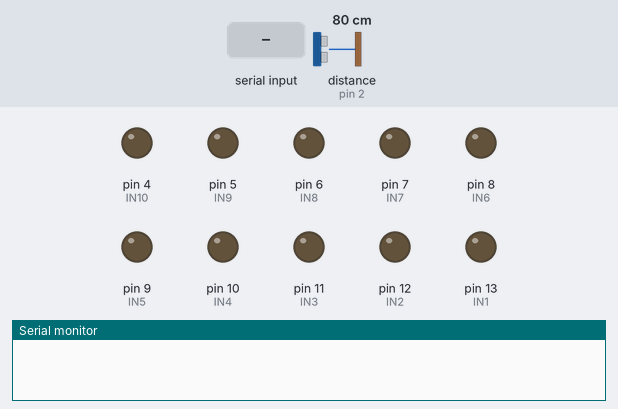
Recording of a sketch running on a simulated Arduino Uno, built with avr-gcc and run on an emulated ATmega328P. Shown: output pins drawn as LEDs (lit = HIGH), the last lines printed to the serial monitor. Dashed ring = blinking. The inputs (shaded band) are chosen by the test bench; at power-on: distance to the obstacle (sensor on pin 2) 80 cm. The echo pulse lasts 58.3 µs per cm; pins used as bus, display or sensor lines are not drawn.

Above: at 1.2 s.
1.3 s: "Corn" received over Serial
At 3.2 s:
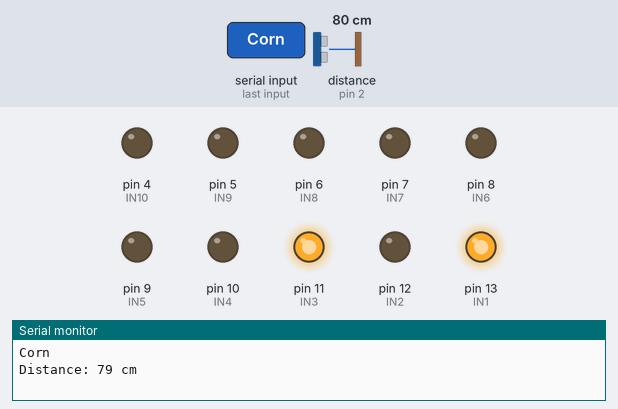
7.3 s: "FORWARD" received over Serial
At 10.2 s:
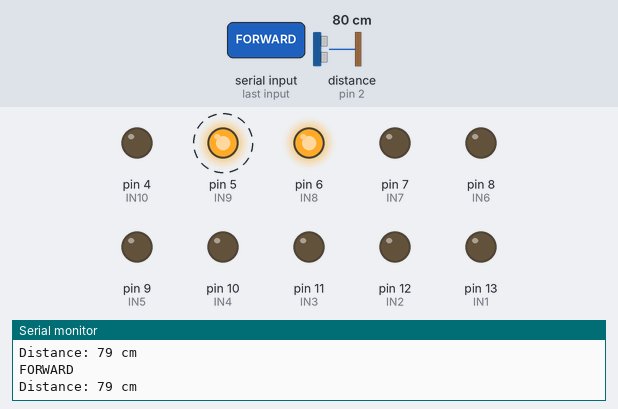
10.3 s: "Sugarcane" received over Serial
At 17.6 s:
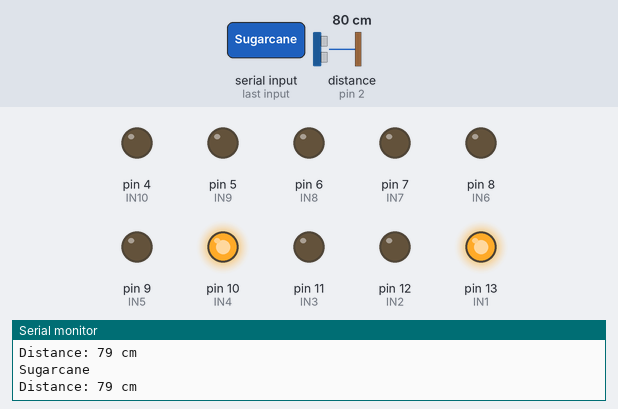
Timing chart, 0 to 19.1 s (numbered marks = the images above; inputs shaded):
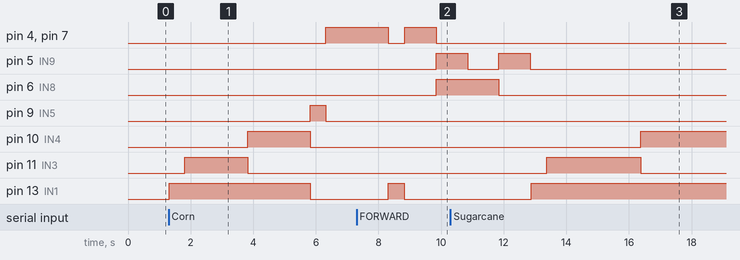

The sketch:

BOT_code.ino
```cpp
#define echoPin 2 // attach pin D2 Arduino to pin Echo of HC-SR04
#define trigPin 3 //attach pin D3 Arduino to pin Trig of HC-SR04
int IN1=13;
int IN2=12;
int IN3=11;
int IN4=10;
int IN5=9;
int IN6=8;
int IN7=7;
int IN8=6;
int IN9=5;
int IN10=4;
String readString;

// defines variables
long duration; // variable for the duration of sound wave travel
int distance; // variable for the distance measurement


void setup()
{
 Serial.begin(9600);
 pinMode(IN1,OUTPUT);
 pinMode(IN2,OUTPUT);
 pinMode(IN3,OUTPUT);
 pinMode(IN4,OUTPUT);
 pinMode(IN5,OUTPUT);
 pinMode(IN6,OUTPUT);
 pinMode(IN7,OUTPUT);
 pinMode(IN8,OUTPUT);
 pinMode(IN9,OUTPUT);
 pinMode(IN10,OUTPUT);
  pinMode(trigPin, OUTPUT); // Sets the trigPin as an OUTPUT
  pinMode(echoPin, INPUT); // Sets the echoPin as an INPUT

  digitalWrite(IN1,LOW);
  digitalWrite(IN2,LOW);
  digitalWrite(IN3,LOW);
  digitalWrite(IN4,LOW);
  digitalWrite(IN5,LOW);
  digitalWrite(IN6,LOW);
  digitalWrite(IN7,LOW);
  digitalWrite(IN8,LOW);
  digitalWrite(IN9,LOW);
  digitalWrite(IN10,LOW);


}
void loop()
{
  while(Serial.available())
  {
   delay(3);
   char c=Serial.read();
   readString+=c;
  }
  if(readString.length()>0)
  {
    Serial.println(readString);

// Clears the trigPin condition in 2 microseconds
  digitalWrite(trigPin, LOW);
  delayMicroseconds(2);
  // Sets the trigPin HIGH (ACTIVE) for 10 microseconds
  digitalWrite(trigPin, HIGH);
  delayMicroseconds(10);
  digitalWrite(trigPin, LOW);
  // Reads the echoPin, returns the sound wave travel time in microseconds
  duration = pulseIn(echoPin, HIGH);
// Calculating the distance
  distance = duration * 0.034 / 2; // Speed of sound wave divided by 2 (go and back)
//  Displays the distance on the Serial Monitor
  Serial.print("Distance: ");
  Serial.print(distance);
  Serial.println(" cm");


if (readString=="Sugarcane" && distance>10)
{

  digitalWrite(IN1,HIGH);
  digitalWrite(IN2,LOW);
  digitalWrite(IN3,LOW);
  digitalWrite(IN4,LOW);
  delay(500);

  digitalWrite(IN1,HIGH);
  digitalWrite(IN2,LOW);
  digitalWrite(IN3,HIGH);
  digitalWrite(IN4,LOW);
  delay(3000);

  digitalWrite(IN1,HIGH);
  digitalWrite(IN2,LOW);
  digitalWrite(IN3,LOW);
  digitalWrite(IN4,HIGH);
  delay(3000);

  digitalWrite(IN1,LOW);
  digitalWrite(IN2,LOW);
  digitalWrite(IN3,LOW);
  digitalWrite(IN4,LOW);

  digitalWrite(IN5,HIGH);
  digitalWrite(IN6,LOW);
  delay(500);

  digitalWrite(IN5,LOW);
  digitalWrite(IN6,LOW);

  digitalWrite(IN7,HIGH);
  digitalWrite(IN8,LOW);
  digitalWrite(IN9,LOW);
  digitalWrite(IN10,HIGH);
  delay(3000);

  digitalWrite(IN7,LOW);
  digitalWrite(IN8,LOW);
  digitalWrite(IN9,LOW);
  digitalWrite(IN10,LOW);

   digitalWrite(IN1,HIGH);
  digitalWrite(IN2,LOW);
  digitalWrite(IN3,LOW);
  digitalWrite(IN4,LOW);
  delay(500);

  digitalWrite(IN1,LOW);
  digitalWrite(IN2,LOW);
  digitalWrite(IN3,LOW);
  digitalWrite(IN4,LOW);
}

else if (readString=="Corn" && distance>10)
{

  digitalWrite(IN1,HIGH);
  digitalWrite(IN2,LOW);
  digitalWrite(IN3,LOW);
  digitalWrite(IN4,LOW);
  delay(500);

  digitalWrite(IN1,HIGH);
  digitalWrite(IN2,LOW);
  digitalWrite(IN3,HIGH);
  digitalWrite(IN4,LOW);
  delay(2000);

  digitalWrite(IN1,HIGH);
  digitalWrite(IN2,LOW);
  digitalWrite(IN3,LOW);
  digitalWrite(IN4,HIGH);
  delay(2000);

  digitalWrite(IN1,LOW);
  digitalWrite(IN2,LOW);
  digitalWrite(IN3,LOW);
  digitalWrite(IN4,LOW);

  digitalWrite(IN5,HIGH);
  digitalWrite(IN6,LOW);
  delay(500);

  digitalWrite(IN5,LOW);
  digitalWrite(IN6,LOW);

  digitalWrite(IN7,HIGH);
  digitalWrite(IN8,LOW);
  digitalWrite(IN9,LOW);
  digitalWrite(IN10,HIGH);
  delay(2000);

  digitalWrite(IN7,LOW);
  digitalWrite(IN8,LOW);
  digitalWrite(IN9,LOW);
  digitalWrite(IN10,LOW);

   digitalWrite(IN1,HIGH);
  digitalWrite(IN2,LOW);
  digitalWrite(IN3,LOW);
  digitalWrite(IN4,LOW);
  delay(500);

  digitalWrite(IN1,LOW);
  digitalWrite(IN2,LOW);
  digitalWrite(IN3,LOW);
  digitalWrite(IN4,LOW);
}

else if (readString=="Cicers" && distance>10)
{

  digitalWrite(IN1,HIGH);
  digitalWrite(IN2,LOW);
  digitalWrite(IN3,LOW);
  digitalWrite(IN4,LOW);
  delay(500);

  digitalWrite(IN1,HIGH);
  digitalWrite(IN2,LOW);
  digitalWrite(IN3,HIGH);
  digitalWrite(IN4,LOW);
  delay(1000);

  digitalWrite(IN1,HIGH);
  digitalWrite(IN2,LOW);
  digitalWrite(IN3,LOW);
  digitalWrite(IN4,HIGH);
  delay(1000);

  digitalWrite(IN1,LOW);
  digitalWrite(IN2,LOW);
  digitalWrite(IN3,LOW);
  digitalWrite(IN4,LOW);

  digitalWrite(IN5,HIGH);
  digitalWrite(IN6,LOW);
  delay(500);

  digitalWrite(IN5,LOW);
  digitalWrite(IN6,LOW);

  digitalWrite(IN7,HIGH);
  digitalWrite(IN8,LOW);
  digitalWrite(IN9,LOW);
  digitalWrite(IN10,HIGH);
  delay(1000);

  digitalWrite(IN7,LOW);
  digitalWrite(IN8,LOW);
  digitalWrite(IN9,LOW);
  digitalWrite(IN10,LOW);

   digitalWrite(IN1,HIGH);
  digitalWrite(IN2,LOW);
  digitalWrite(IN3,LOW);
  digitalWrite(IN4,LOW);
  delay(500);

  digitalWrite(IN1,LOW);
  digitalWrite(IN2,LOW);
  digitalWrite(IN3,LOW);
  digitalWrite(IN4,LOW);

}

else if (readString=="FORWARD" && distance>10)
  {
  digitalWrite(IN7,HIGH);
  digitalWrite(IN8,LOW);
  digitalWrite(IN9,LOW);
  digitalWrite(IN10,HIGH);
  delay(1000);
  digitalWrite(IN7,LOW);
  digitalWrite(IN8,HIGH);
  digitalWrite(IN9,HIGH);
  digitalWrite(IN10,LOW);
  delay(1000);
  digitalWrite(7,LOW);
  digitalWrite(6,HIGH);
  digitalWrite(5,LOW);
  digitalWrite(4,LOW);
  delay(1000);
  digitalWrite(IN7,LOW);
  digitalWrite(IN8,LOW);
  digitalWrite(IN9,HIGH);
  digitalWrite(IN10,LOW);
  delay(1000);
  digitalWrite(IN7,LOW);
  digitalWrite(IN8,LOW);
  digitalWrite(IN9,LOW);
  digitalWrite(IN10,LOW);
}

else if (distance<=10)
{
  digitalWrite(IN7,LOW);
  digitalWrite(IN8,LOW);
  digitalWrite(IN9,LOW);
  digitalWrite(IN10,LOW);

}


  readString="";
}
  }
```

Measured:
- after the input at 1.3 s, pin 4 (IN10), pin 7 (IN7): LOW → HIGH after 5.0 s; pin 9 (IN5): LOW → HIGH after 4.5 s, → LOW 0.50 s later; pin 10 (IN4): LOW → HIGH after 2.5 s, → LOW 2.0 s later; pin 11 (IN3): LOW → HIGH after 0.52 s, → LOW 2.0 s later; pin 13 (IN1): LOW → HIGH at once, → LOW 4.5 s later
- after the input at 7.3 s, pin 5 (IN9), pin 6 (IN8): LOW → HIGH after 2.5 s
- after the input at 10.3 s, pin 10 (IN4): LOW → HIGH after 6.1 s; pin 11 (IN3): LOW → HIGH after 3.1 s, → LOW 3.0 s later; pin 13 (IN1): LOW → HIGH after 2.6 s
